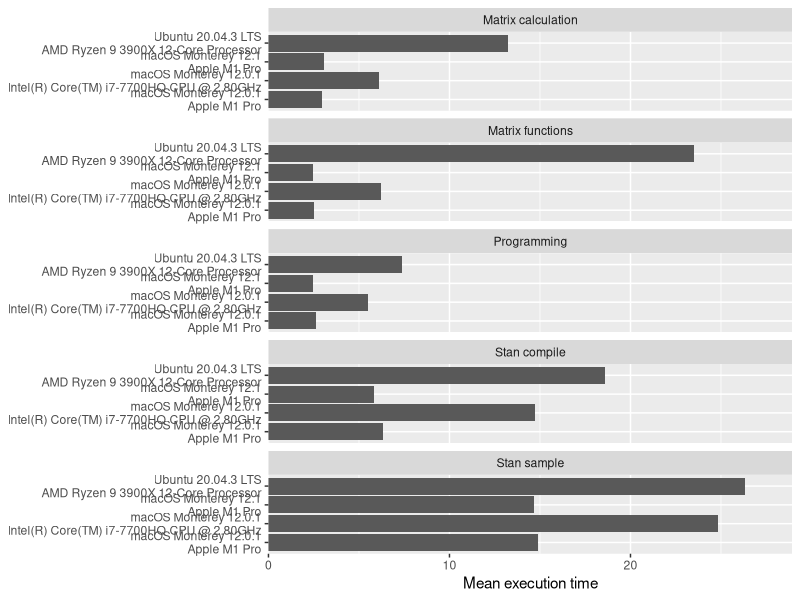

R code for this plot:
## ---- chunk 1
library(tidyverse)
knitr::opts_chunk$set(fig.retina = 2)
d <- read_csv("results.csv")

# Take the latest tests
d <- d %>% 
  arrange(cpu, os, date) %>% 
  distinct(.keep_all = TRUE)
## ---- chunk 2
d %>% 
  ggplot(aes(mean, paste(os, cpu, sep = "\n"))) +
  scale_x_continuous(
    "Mean execution time", expand = expansion(c(0, .1))
  ) +
  geom_col() +
  facet_wrap("expr", ncol = 1) +
  theme(axis.title.y = element_blank())
